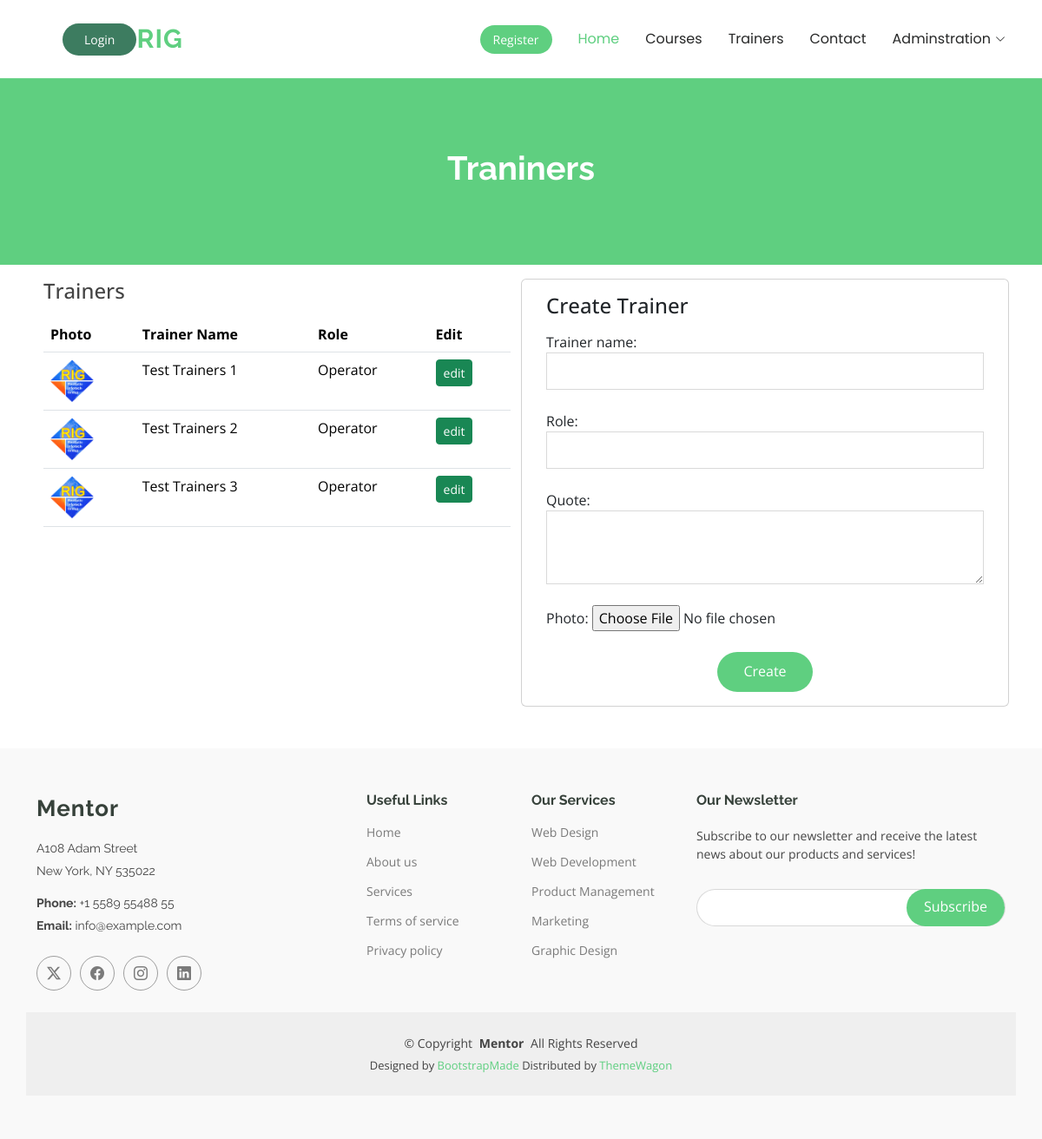
The app's page /trainer/create/, older data.
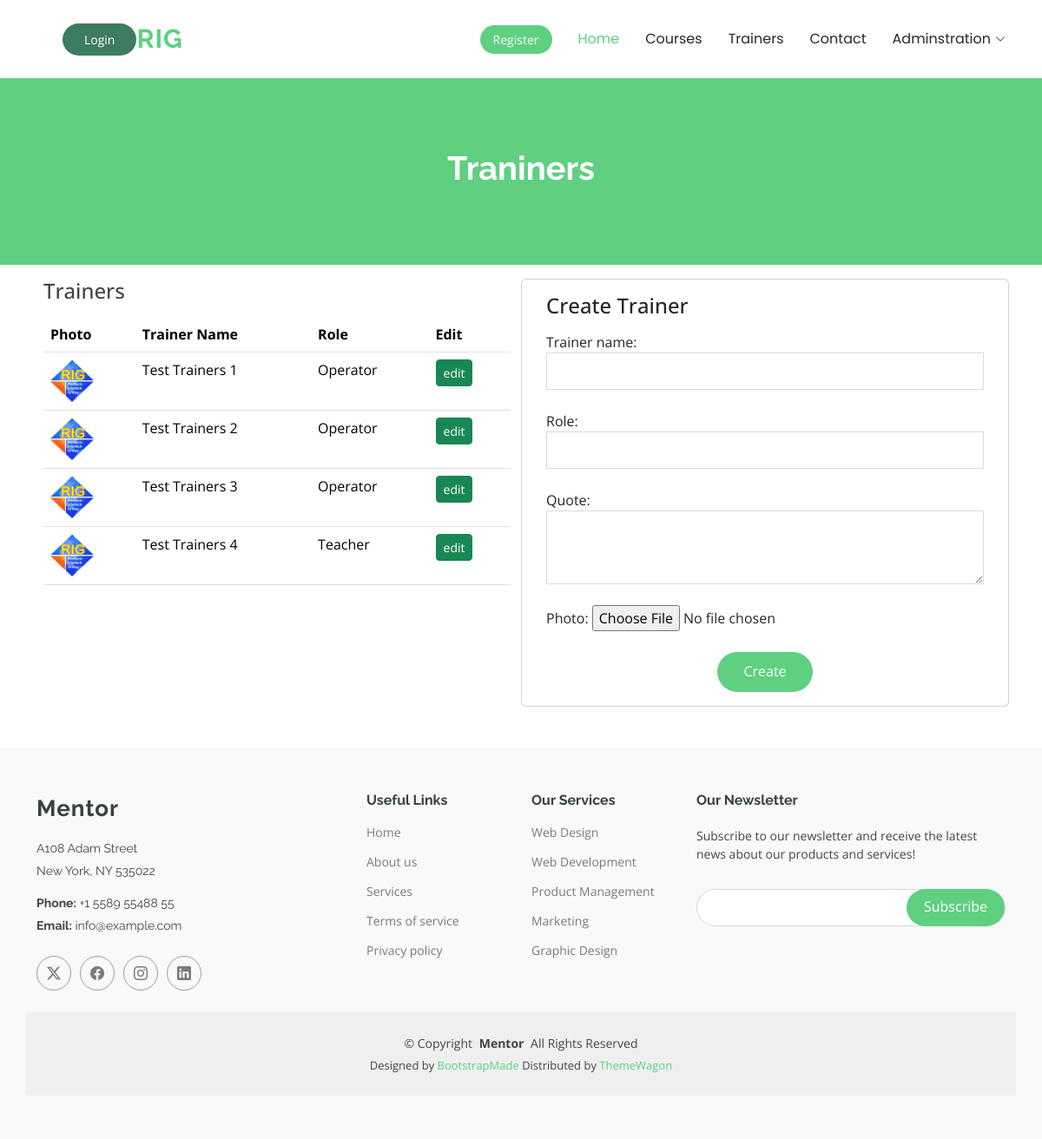
The same page, newer data.
### myapp/models.py (models this page shows, shortened)
class Trainers(models.Model):
    trainer_name = models.CharField(max_length=255)
    role = models.CharField(max_length=255)
    photo = models.ImageField(upload_to='trainers')
    quote = models.TextField()
    created_at = models.DateTimeField(auto_now_add=True)
    updated_at = models.DateTimeField(auto_now=True)

### myapp/views.py (the view, shortened to what this page needs)
# urls.py: path('trainer/create/', CreateTrainer.as_view(), name='CreateTrainer'),
class CreateTrainer(View):
    def get(self, request):
        fm = TrainersCreateForm()
        trainers = Trainers.objects.all()
        context = {'fm':fm, 'trainers':trainers}
        return render(request, 'CreateTrainer.html', context)

### myapp/forms.py
class TrainersCreateForm(forms.ModelForm):
    class Meta:
        model = Trainers
        fields = ['trainer_name', 'role','quote', 'photo']
        widgets = {
                   'trainer_name': forms.TextInput(attrs={'class': 'form-control'}),
                   'role': forms.TextInput(attrs={'class': 'form-control'}),
                   'quote': forms.Textarea(attrs={'class': 'form-control', 'rows':3}),
                   }

### templates/CreateTrainer.html (shortened to what this page needs)
{% extends 'base.html' %}
{% load static %}
{% block content %}
<main class="main">
    <div class="page-title" data-aos="fade">
      <div class="heading">
        <div class="container">
          <div class="row d-flex justify-content-center text-center">
            <div class="col-lg-8">
              <h1>Traniners </h1>
            </div>
          </div>
        </div>
      </div>
    </div>
    <section id="contact" class="contact section">
      <div class="container" data-aos="fade-up" data-aos-delay="100">
        <div class="row gy-4 p-2">
          <div class="col-lg-6">
            <div class="mb-3 h4">Trainers</div>
            <table class="table">
                <thead>
                  <tr>
                    <th scope="col">Photo</th>
                    <th scope="col">Trainer Name</th>
                    <th scope="col">Role</th>
                    <th scope="col">Edit</th>
                  </tr>
                </thead>
                <tbody>
                    {% for i in trainers %}
                  <tr>
                    <th scope="row"> <img src="{{i.photo.url}}" alt="trainer" width="50px"></th>
                    <td>{{i.trainer_name}}</td>
                    <td>{{i.role}}</td>
                    <td><a href="#" class="btn btn-sm btn-success">edit</a></td>
                  </tr>
                  {% endfor %}
                </tbody>
              </table>
          </div>
          <div class="col-lg-6 card">
            <div class="card-body">
                <div class="card-title h4 mb-3">Create Trainer</div>
            <form action="" method="post" class="php-email-form" enctype="multipart/form-data">{% csrf_token %}
              <div class="row gy-4">
                {{fm}}
                <div class="col-md-12 text-center">
                  <button type="submit">Create</button>
                </div>
              </div>
            </form>
        </div>
          </div>
        </div>
      </div>
    </section>
  </main>
{% endblock content %}

Row changes from the older to the newer data that the page shows:
added Trainers: photo (picture), trainer_name "Test Trainers 4", role "Teacher"
